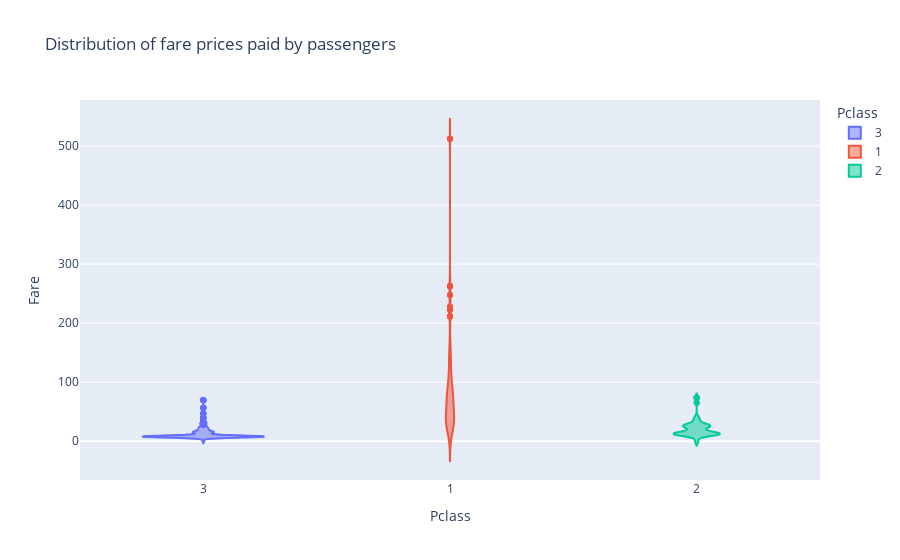

Notebook source saved alongside this figure:
### Code cell
#Create a violin plot to visualize the distribution of fare prices paid by passengers, broken down by their class 
fig = px.violin(data, x='Pclass', y='Fare', color='Pclass', title='Distribution of fare prices paid by passengers')
fig.show()

### Figure 1 — Plotly figure (JSON) as saved in the notebook; plotly's stock layout.template omitted (floating-point values rounded to 4 significant figures; data arrays with more than 128 entries replaced by an {"elided": "..."} marker saying what was removed)
{"data": [{"alignmentgroup": "True", "box": {"visible": false}, "hovertemplate": "Pclass=%{x}<br>Fare=%{y}<extra></extra>", "legendgroup": "3", "marker": {"color": "#636efa"}, "name": "3", "offsetgroup": "3", "orientation": "v", "scalegroup": "True", "showlegend": true, "type": "violin", "x": {"elided": "491 str values"}, "x0": " ", "xaxis": "x", "y": {"elided": "491 float values"}, "y0": " ", "yaxis": "y"}, {"alignmentgroup": "True", "box": {"visible": false}, "hovertemplate": "Pclass=%{x}<br>Fare=%{y}<extra></extra>", "legendgroup": "1", "marker": {"color": "#EF553B"}, "name": "1", "offsetgroup": "1", "orientation": "v", "scalegroup": "True", "showlegend": true, "type": "violin", "x": {"elided": "216 str values"}, "x0": " ", "xaxis": "x", "y": {"elided": "216 float values"}, "y0": " ", "yaxis": "y"}, {"alignmentgroup": "True", "box": {"visible": false}, "hovertemplate": "Pclass=%{x}<br>Fare=%{y}<extra></extra>", "legendgroup": "2", "marker": {"color": "#00cc96"}, "name": "2", "offsetgroup": "2", "orientation": "v", "scalegroup": "True", "showlegend": true, "type": "violin", "x": {"elided": "184 str values"}, "x0": " ", "xaxis": "x", "y": {"elided": "184 float values"}, "y0": " ", "yaxis": "y"}], "layout": {"legend": {"title": {"text": "Pclass"}, "tracegroupgap": 0}, "title": {"text": "Distribution of fare prices paid by passengers"}, "violinmode": "overlay", "xaxis": {"anchor": "y", "categoryarray": ["3", "1", "2"], "categoryorder": "array", "domain": [0, 1], "title": {"text": "Pclass"}}, "yaxis": {"anchor": "x", "domain": [0, 1], "title": {"text": "Fare"}}}}
